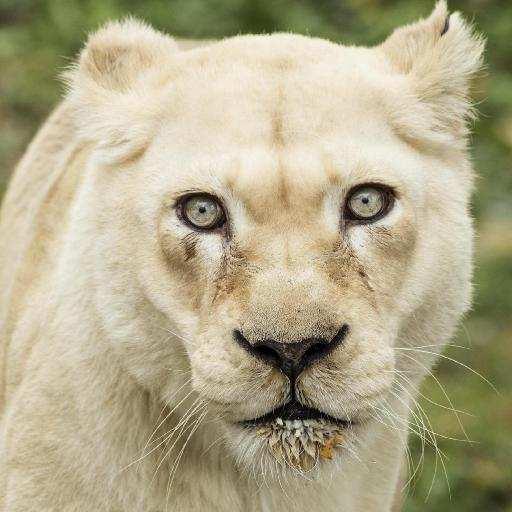
#> input picture src/back-end/image/search/105.jpg, 512 x 512 px, found by its file name
$ python driver_color.py
#> lines starting #> are read from the running program, lines starting #| are printed output that depends on the picture; long printed decimals are rounded
import concurrent.futures
import cProfile
import cv2
import numpy as np
import os
import time
from functools import lru_cache

start_time = time.time()

class ImageComparator:
    def __init__(self, image1_path):
        self.image1_path = image1_path
        self.histogram_cache = {}

    @lru_cache(maxsize=None)
    def calculate_histograms(self, image_path, resize=True, target_size=(64, 64)):
#> called with resize = True, target_size = (64, 64)
        if image_path in self.histogram_cache:
            return self.histogram_cache[image_path]

        image = cv2.imread(image_path)
#> image is the input picture: shape (512, 512, 3); mean B, G, R 138.6, 169.5, 177.1

        if resize:
            image = cv2.resize(image, target_size)
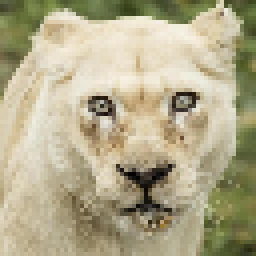
#> image: shape (64, 64, 3) (shown 4 times larger); mean B, G, R 138.6, 169.6, 177.2

        hsv_image = cv2.cvtColor(image, cv2.COLOR_BGR2HSV)
#> hsv_image: shape (64, 64, 3); mean H, S, V 24.1, 64.1, 178.5
#> call 2 of calculate_histograms, with resize = True, target_size = (64, 64)
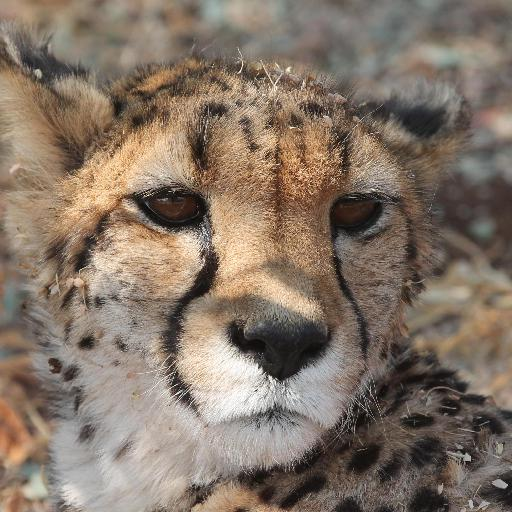
#> input picture src/back-end/image/dataset/1001.jpg, 512 x 512 px, found by its file name
#> in calculate_histograms, image is the input picture: shape (512, 512, 3); mean B, G, R 103.5, 117, 132.2
#> in calculate_histograms (call 2), `image = cv2.resize(image, target_size)`:
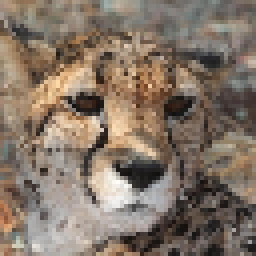
#> image: shape (64, 64, 3) (shown 4 times larger); mean B, G, R 103.3, 116.8, 132.1
#> in calculate_histograms (call 2), `hsv_image = cv2.cvtColor(image, cv2.COLOR_BGR2HSV)`: hsv_image: shape (64, 64, 3); mean H, S, V 18.3, 56.2, 132.2
        hist = cv2.calcHist([hsv_image], [0, 1, 2], None, [8, 12, 3], [0, 180, 0, 256, 0, 256])
        self.histogram_cache[image_path] = hist
        return hist

    def calculate_cosine_similarity(self, hist1, hist2):
        hist1 = hist1.flatten()
#> hist1 = 288 values, max 837 at index 8, min 0 at index 1, mean 14.22
        hist2 = hist2.flatten()
#> hist2 = 288 values, max 538 at index 7, min 0 at index 26, mean 14.22
        dot_product = np.dot(hist1, hist2)
#> dot_product = 453191
        magnitude1 = np.linalg.norm(hist1)
#> magnitude1 = 1319.1
        magnitude2 = np.linalg.norm(hist2)
#> magnitude2 = 1072.5
        similarity = dot_product / (magnitude1 * magnitude2)
#> similarity = 0.32
        return similarity

    def process_image(self, image2_path):
        hist2 = self.calculate_histograms(image2_path)
        similarity = self.calculate_cosine_similarity(hist1, hist2)
#> similarity = 0.32
        return image2_path, similarity

    def compare_images_in_folder(self, folder_path, save_path=None):
        global hist1
        hist1 = self.calculate_histograms(self.image1_path)

        similar_images = []
        similar_percent = []
        most_similar_images = []
        highest_similarity = -1

        with concurrent.futures.ThreadPoolExecutor() as executor:
            futures = [executor.submit(self.process_image, os.path.join(folder_path, filename))
                       for filename in os.listdir(folder_path)
                       if filename.endswith(('.jpg', '.jpeg', '.png'))]
#> call 3 of calculate_histograms, with resize = True, target_size = (64, 64)
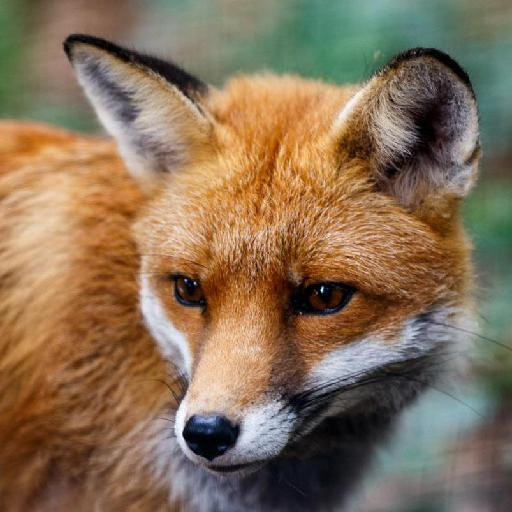
#> input picture src/back-end/image/dataset/1004.jpg, 512 x 512 px, found by its file name
#> in calculate_histograms, image is the input picture: shape (512, 512, 3); mean B, G, R 87, 112, 134.4
#> in calculate_histograms (call 3), `image = cv2.resize(image, target_size)`:
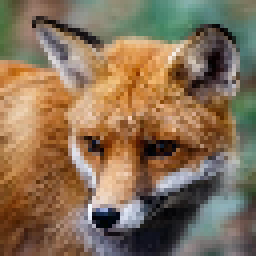
#> image: shape (64, 64, 3) (shown 4 times larger); mean B, G, R 87.1, 112.2, 134.5
#> in calculate_histograms (call 3), `hsv_image = cv2.cvtColor(image, cv2.COLOR_BGR2HSV)`: hsv_image: shape (64, 64, 3); mean H, S, V 42.8, 103, 140.7
#> call 4 of calculate_histograms, with resize = True, target_size = (64, 64)
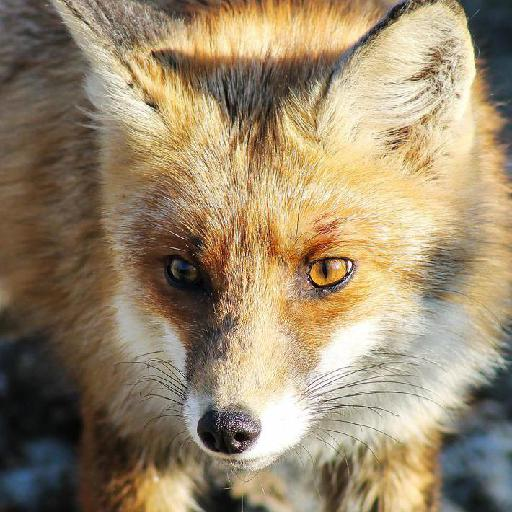
#> input picture src/back-end/image/dataset/1032.jpg, 512 x 512 px, found by its file name
#> in calculate_histograms, image is the input picture: shape (512, 512, 3); mean B, G, R 108.8, 137, 154.2
#> in calculate_histograms (call 4), `image = cv2.resize(image, target_size)`:
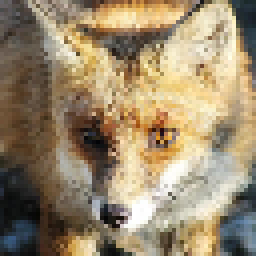
#> image: shape (64, 64, 3) (shown 4 times larger); mean B, G, R 108.8, 136.9, 154.2
#> in calculate_histograms (call 4), `hsv_image = cv2.cvtColor(image, cv2.COLOR_BGR2HSV)`: hsv_image: shape (64, 64, 3); mean H, S, V 27.2, 81.2, 155.8

            for future in concurrent.futures.as_completed(futures):
                image2_path, similarity = future.result()

                if similarity > 0.6:
                    similar_images.append((image2_path, similarity))
                    similar_percent.append(similarity)

                if similarity > highest_similarity:
                    highest_similarity = similarity
                    most_similar_images = [(image2_path, similarity)]
                elif similarity == highest_similarity:
                    most_similar_images.append((image2_path, similarity))
#> this loop made 3 passes
#> (similarity, highest_similarity) on pass 1: (0.523, 0.523)
#> similarity on passes 2 to 3: 0.208, 0.32
#> after the loop, highest_similarity = 0.523; most_similar_images = 1 item; similar_images = []; similar_percent = []

        # Sort similar images by similarity (high to low)
        similar_images.sort(key=lambda x: x[1], reverse=True)

        i = 0
        if save_path and similar_images:
            with open(save_path, 'w') as file:
                for path, sim in similar_images:
                    file.write(path + '\n' + "cosine similarity: " + str(round(sim * 100, 2)) + '%' + '\n')
                    i += 1

        return most_similar_images, highest_similarity

if __name__ == "__main__":
    profiler = cProfile.Profile()
    profiler.enable()

    image1_path = 'C:/Users/jonat/Documents/Koding Santuy/Algeoasik/Algeo02_22121/src/back-end/image/search/105.jpg'
    image_folder = 'C:/Users/jonat/Documents/Koding Santuy/Algeoasik/Algeo02_22121/src/back-end/image/dataset'
    save_path = 'C:/Users/jonat/Documents/Koding Santuy/Algeoasik/Algeo02_22121/src/back-end/CBIR/color/similar_color.txt'

    comparator = ImageComparator(image1_path)
    similar_images, highest_similarity = comparator.compare_images_in_folder(image_folder, save_path)
#> similar_images = 1 item; highest_similarity = 0.523

    if similar_images:
        print("Most similar images:")
        for path, sim in similar_images:
            print(path, "Cosine Similarity:", sim * 100, "%")
#> this loop made 1 pass
#> sim on pass 1: 0.523
#| C:/Users/jonat/Documents/Koding Santuy/Algeoasik/Algeo02_22121/src/back-end/image/dataset/1032.jpg Cosine Similarity: 52.280 %
    else:
        print("No similar images found with similarity above 0.6.")

    # Stop profiling and print the results
    profiler.disable()
    profiler.print_stats(sort='cumulative')

    end_time = time.time()
    execution_time = end_time - start_time
    print("Waktu eksekusi:", execution_time, "detik")
